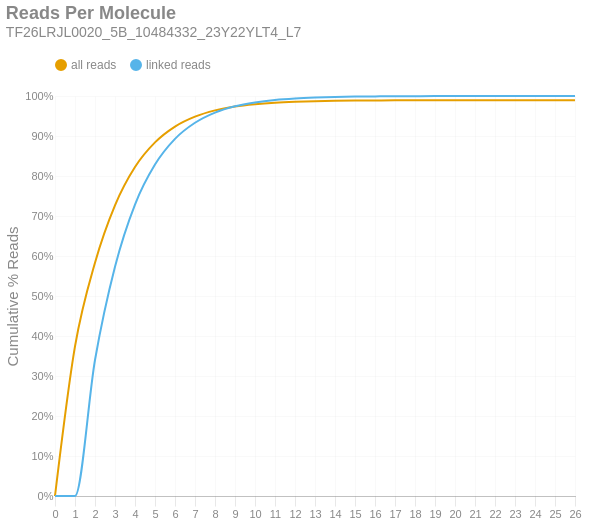

The cell this chart's notebook holds for it:
### Markdown cell above
### Reads per Molecule
This chart shows the cumulative distribution of the number of reads per linked molecule. That is, how many alignments are associated with a unique molecule. This excludes the number of reads associated with invalid or absent linked-read barcodes. The `linked` histogram is the percentages recalculated when disregarding singletons.

### Code cell
if SKIPLR:
    print_html(f"Skipped")
else:
    counts = np.bincount(valids['reads'].cast(pl.Int64).to_numpy())
    weighted = counts * np.arange(len(counts))
    all_perc = weighted / n_reads
    linked_perc = weighted / n_linked_reads
    linked_perc[1] = 0
    binned_df = pl.DataFrame({
        'readsper': list(range(len(counts))),
        'all reads (cumsum)': np.cumsum(all_perc).tolist(),
        'linked reads (cumsum)': np.cumsum(linked_perc).tolist(),
    })

    with SafeRender(binned_df):
        (
            density_plot(binned_df, 'Reads Per Molecule', samplename, 'readspmol')
            .encode(
                x=alt.X('readsper:O', title=None).axis(labelAngle=0).scale(padding=0),
                y=alt.Y('value:Q', title='Cumulative % Reads').axis(format='%').stack(False),
                color=alt.Color("key:N").scale(domain=["all reads", "linked reads"]),
                tooltip=[
                    alt.Tooltip("key:N", title="Data Type"),
                    alt.Tooltip("readsper:O", title="Reads Per Molecule"),
                    alt.Tooltip("value:Q", format=".2%", title="% Reads (Cum.)")
                ]            
            )
        ).display()

### Figure 1 — Vega-Lite specification as saved in the notebook (floating-point values rounded to 4 significant figures)
{"width": "container", "height": 400, "config": {"title": {"anchor": "start", "dy": -15, "fontSize": 18, "color": "#888888", "subtitleColor": "#888888", "subtitleFontSize": 14}, "arc": {"fill": "#0072B2"}, "axis": {"domainColor": "#888888", "domainWidth": 0.5, "gridWidth": 0.2, "grid": false, "titleFontWeight": 400, "titleFontSize": 15, "labelFontSize": 11, "labelColor": "#888888", "tickColor": "#888888", "tickWidth": 0.2, "titleColor": "#888888"}, "axisBand": {"grid": false}, "axisX": {"grid": true, "tickSize": 10, "domainCap": "round"}, "axisY": {"domain": false, "grid": true, "tickSize": 0, "domainCap": "round"}, "background": "transparent", "header": {"labelFontSize": 15, "labelColor": "#888888", "titleFontSize": 15, "titleFontWeight": 600, "titleColor": "#888888"}, "legend": {"labelFont": "sans-serif", "labelFontSize": 12, "labelColor": "#888888", "symbolSize": 100, "symbolType": "circle", "titleFontSize": 12, "titlePadding": 10, "titleColor": "#888888", "title": null, "orient": "top"}, "range": {"category": ["#E69F00", "#56B4E9", "#009E73", "#F0E442", "#0072B2", "#D55E00", "#CC79A7", "#000000"], "diverging": ["#cfe8f3", "#a2d4ec", "#73bfe2", "#46abdb", "#1696d2", "#12719e"]}, "area": {"fill": "#0072B2", "fillOpacity": 0.7, "line": true, "strokeOpacity": 0.7}, "line": {"color": "#0072B2", "stroke": "#0072B2", "strokeWidth": 2}, "trail": {"color": "#0072B2", "stroke": "#0072B2", "strokeWidth": 0, "size": 1}, "point": {"filled": true, "fillOpacity": 1.0, "size": 95}, "text": {"color": "#888888", "fontSize": 11, "align": "right", "fontWeight": 400, "size": 11}, "bar": {"fill": "#0072B2", "stroke": null}, "view": {"stroke": null, "continuousWidth": 660, "continuousHeight": 400}}, "data": {"name": "data-01f28503b4320e0098ef8611afabd002"}, "mark": {"type": "line", "interpolate": "monotone", "point": {"opacity": 0, "size": 275}}, "encoding": {"color": {"field": "key", "scale": {"domain": ["all reads", "linked reads"]}, "type": "nominal"}, "tooltip": [{"field": "key", "title": "Data Type", "type": "nominal"}, {"field": "readsper", "title": "Reads Per Molecule", "type": "ordinal"}, {"field": "value", "format": ".2%", "title": "% Reads (Cum.)", "type": "quantitative"}], "x": {"axis": {"labelAngle": 0}, "field": "readsper", "scale": {"padding": 0}, "title": null, "type": "ordinal"}, "y": {"axis": {"format": "%"}, "field": "value", "stack": false, "title": "Cumulative % Reads", "type": "quantitative"}}, "params": [{"name": "param_c36ac31b6afebe62", "select": {"type": "point", "fields": ["key"]}, "bind": "legend"}], "title": {"text": "Reads Per Molecule", "subtitle": "TF26LRJL0020_5B_10484332_23Y22YLT4_L7"}, "transform": [{"fold": ["all reads (cumsum)", "linked reads (cumsum)"]}, {"calculate": "replace(datum.key, ' (cumsum)', '')", "as": "key"}, {"filter": {"param": "param_c36ac31b6afebe62"}}], "usermeta": {"embedOptions": {"downloadFileName": "TF26LRJL0020_5B_10484332_23Y22YLT4_L7.readspmol"}}, "$schema": "https://vega.github.io/schema/vega-lite/v6.4.1.json", "datasets": {"data-01f28503b4320e0098ef8611afabd002": [{"readsper": 0, "all reads (cumsum)": 0.0, "linked reads (cumsum)": 0.0}, {"readsper": 1, "all reads (cumsum)": 0.3739, "linked reads (cumsum)": 0.0}, {"readsper": 2, "all reads (cumsum)": 0.5832, "linked reads (cumsum)": 0.3401}, {"readsper": 3, "all reads (cumsum)": 0.7268, "linked reads (cumsum)": 0.5732}, {"readsper": 4, "all reads (cumsum)": 0.8225, "linked reads (cumsum)": 0.7287}, {"readsper": 5, "all reads (cumsum)": 0.884, "linked reads (cumsum)": 0.8286}, {"readsper": 6, "all reads (cumsum)": 0.9235, "linked reads (cumsum)": 0.8928}, {"readsper": 7, "all reads (cumsum)": 0.9483, "linked reads (cumsum)": 0.9331}, {"readsper": 8, "all reads (cumsum)": 0.964, "linked reads (cumsum)": 0.9586}, {"readsper": 9, "all reads (cumsum)": 0.9738, "linked reads (cumsum)": 0.9744}, {"readsper": 10, "all reads (cumsum)": 0.9796, "linked reads (cumsum)": 0.984}, {"readsper": 11, "all reads (cumsum)": 0.9834, "linked reads (cumsum)": 0.9901}, {"readsper": 12, "all reads (cumsum)": 0.9857, "linked reads (cumsum)": 0.9938}, {"readsper": 13, "all reads (cumsum)": 0.9871, "linked reads (cumsum)": 0.9961}, {"readsper": 14, "all reads (cumsum)": 0.988, "linked reads (cumsum)": 0.9976}, {"readsper": 15, "all reads (cumsum)": 0.9886, "linked reads (cumsum)": 0.9985}, {"readsper": 16, "all reads (cumsum)": 0.9889, "linked reads (cumsum)": 0.999}, {"readsper": 17, "all reads (cumsum)": 0.9891, "linked reads (cumsum)": 0.9994}, {"readsper": 18, "all reads (cumsum)": 0.9893, "linked reads (cumsum)": 0.9996}, {"readsper": 19, "all reads (cumsum)": 0.9894, "linked reads (cumsum)": 0.9998}, {"readsper": 20, "all reads (cumsum)": 0.9894, "linked reads (cumsum)": 0.9999}, {"readsper": 21, "all reads (cumsum)": 0.9895, "linked reads (cumsum)": 0.9999}, {"readsper": 22, "all reads (cumsum)": 0.9895, "linked reads (cumsum)": 0.9999}, {"readsper": 23, "all reads (cumsum)": 0.9895, "linked reads (cumsum)": 1.0}, {"readsper": 24, "all reads (cumsum)": 0.9895, "linked reads (cumsum)": 1.0}, {"readsper": 25, "all reads (cumsum)": 0.9895, "linked reads (cumsum)": 1.0}, {"readsper": 26, "all reads (cumsum)": 0.9895, "linked reads (cumsum)": 1.0}]}}
